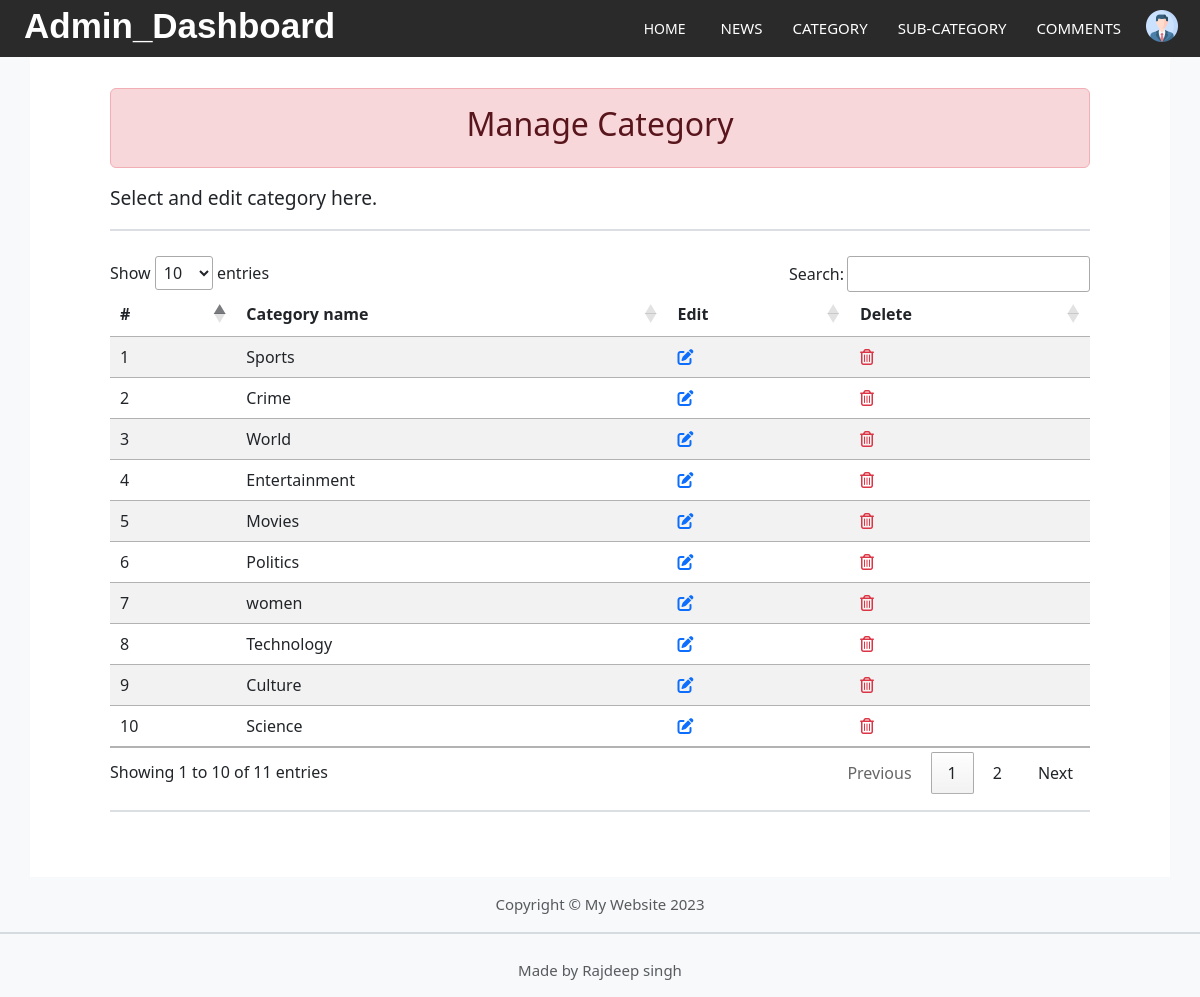
Screenshot of /admin/manage_category.php with the database file from the repository.
### tables this page shows
CREATE TABLE `category` (
  `category_id` int(11) NOT NULL,
  `category_name` varchar(50) NOT NULL
);

### admin/manage_category.php (the view, shortened to what this page needs)
<?php
include_once("includes/admin_header.php");
include_once("../config.php");
?>
<div class="container mt-4">
    <div class="alert alert-danger text-center">
        <h2>Manage Category</h2>
    </div>
    <big><p>Select and edit category here.</p></big>
    <hr>
    <div>
        <table class="table table-striped table-hover table-condensed mt-2" id="mytable">
            <thead>
                <tr>
                    <th>#</th>
                    <th>Category name</th>
                    <th>Edit</th>
                    <th>Delete</th>
                </tr>
            </thead>
            <tbody>
            <?php
                $query = mysqli_query($conn,"select * from category");
                $i     = 0;
                while($data = mysqli_fetch_array($query)){
            ?>
                <tr>
                    <td><?php echo ++$i; ?></td>
                    <td><?php echo $data['category_name']; ?></td>
                    <td> <a href="edit_category.php?cid=<?php echo $data['category_id']; ?>" onclick="return editconfirmdata()" class="text-decoration-none text-primary"><i class='fas fa-edit'></i> </a>
                    </td>
                    <td> <a href="delete_category.php?cid=<?php echo $data['category_id']; ?>" onclick="return delconfirmdata()" class="text-decoration-none text-danger" ><i class="fa fa-trash-o"></i></a>
                    </td>
                </tr>
            <?php }?>
            </tbody>
        </table>
        <hr>
    </div>
                </div>
<?php
        include_once("includes/admin_footer.php");
    ?>

### css/category.css (style rules this page uses)
.container { padding: 16px; background-color: white; padding: 40px; padding-left: 80px; padding-right: 80px; }
hr { border: 1px solid slategray; margin-bottom: 25px; }

### rows the page displays
category: category_name "Sports"
category: category_name "Crime"
category: category_name "World"
category: category_name "Entertainment"
category: category_name "Movies"
category: category_name "Politics"
category: category_name "women"
category: category_name "Technology"
category: category_name "Culture"
category: category_name "Science"
